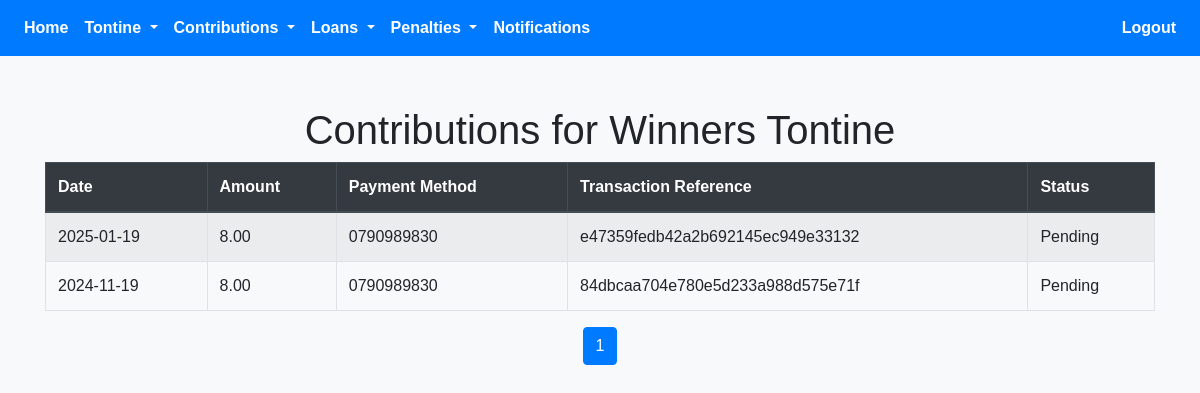
/contribution_success_admin.php?id=59 (signed in), run on an earlier commit of the app's database.
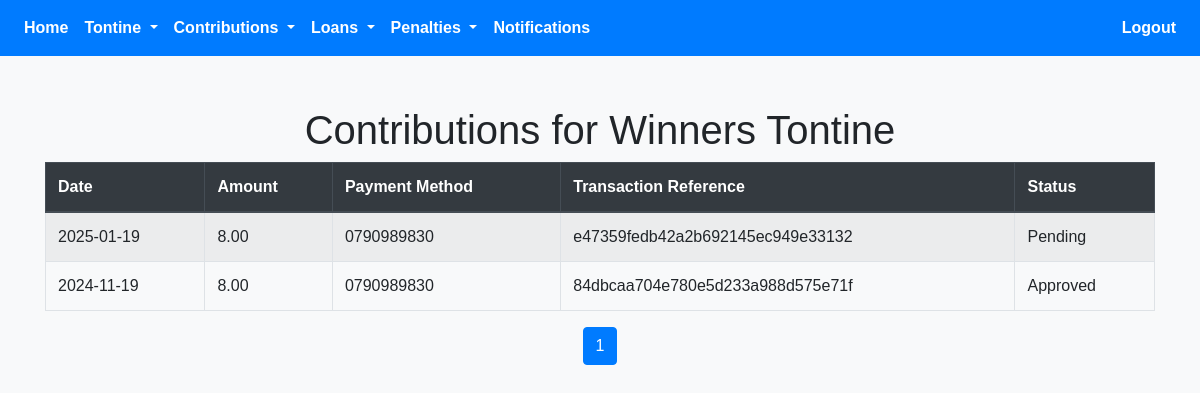
And on a later commit of the database.
### tables this page shows
CREATE TABLE `contributions` (
  `id` int(11) NOT NULL,
  `user_id` int(11) DEFAULT NULL,
  `tontine_id` int(11) DEFAULT NULL,
  `amount` decimal(10,2) DEFAULT NULL,
  `payment_method` varchar(100) DEFAULT NULL,
  `contribution_date` date DEFAULT curdate(),
  `transaction_ref` varchar(255) NOT NULL,
  `payment_status` enum('Approved','Pending','Failure') DEFAULT 'Pending'
);

### contribution_success_admin.php (the view, shortened to what the changed rows need)
<?php
require 'config.php';
$user_id = $_SESSION['user_id'];
$tontine_id = isset($_GET['id']) ? (int)$_GET['id'] : null;
$perPage = 5;
$page = isset($_GET['page']) ? (int)$_GET['page'] : 1;
$page = max($page, 1);
$start = ($page - 1) * $perPage;
try {
    $stmt = $pdo->prepare("
        SELECT id, amount, payment_method, transaction_ref, contribution_date, payment_status
        FROM contributions
        WHERE user_id = :user_id AND tontine_id = :tontine_id
        ORDER BY contribution_date DESC
        LIMIT :start, :perPage
    ");
    $stmt->bindValue(':user_id', $user_id, PDO::PARAM_INT);
    $stmt->bindValue(':tontine_id', $tontine_id, PDO::PARAM_INT);
    $stmt->bindValue(':start', $start, PDO::PARAM_INT);
    $stmt->bindValue(':perPage', $perPage, PDO::PARAM_INT);
    $stmt->execute();
    $contributions = $stmt->fetchAll(PDO::FETCH_ASSOC);
    $tontineStmt = $pdo->prepare("SELECT tontine_name FROM tontine WHERE id = :id");
    $tontineStmt->bindParam(':id', $tontine_id, PDO::PARAM_INT);
    $tontineStmt->execute();
    $tontine = $tontineStmt->fetch(PDO::FETCH_ASSOC);
} catch (PDOException $e) {
    die("Error: " . htmlspecialchars($e->getMessage()));
}
?>
<!DOCTYPE html>
<html lang="en">
<head>
    <link rel="stylesheet" href="https://stackpath.bootstrapcdn.com/bootstrap/4.5.2/css/bootstrap.min.css">
    <link rel="stylesheet" href="https://cdnjs.cloudflare.com/ajax/libs/font-awesome/5.15.4/css/all.min.css">
</head>
<body>
    <div class="container">
        <h1 class="text-center">Contributions for <?php echo htmlspecialchars($tontine['tontine_name']); ?></h1>
        <?php if (!empty($contributions)): ?>
            <table class="table table-bordered table-striped">
                <thead class="thead-dark">
                    <tr>
                        <th>Date</th>
                        <th>Amount</th>
                        <th>Payment Method</th>
                        <th>Transaction Reference</th>
                        <th>Status</th>
                    </tr>
                </thead>
                <tbody>
                    <?php foreach ($contributions as $contribution): ?>
                        <tr>
                            <td><?php echo date('Y-m-d', strtotime($contribution['contribution_date'])); ?></td>
                            <td><?php echo number_format($contribution['amount'], 2); ?></td>
                            <td><?php echo htmlspecialchars($contribution['payment_method']); ?></td>
                            <td><?php echo htmlspecialchars($contribution['transaction_ref']); ?></td>
                            <td><?php echo htmlspecialchars($contribution['payment_status']); ?></td>
                        </tr>
                    <?php endforeach; ?>
                </tbody>
            </table>
        <?php else: ?>
            <p class="text-center">No contributions found for this tontine.</p>
        <?php endif; ?>
    </div>
</body>
</html>

What changed in the data, as far as the page shows it:
changed contributions "84dbcaa704e780e5d233a988d575e71f": payment_status "Pending" → "Approved"
